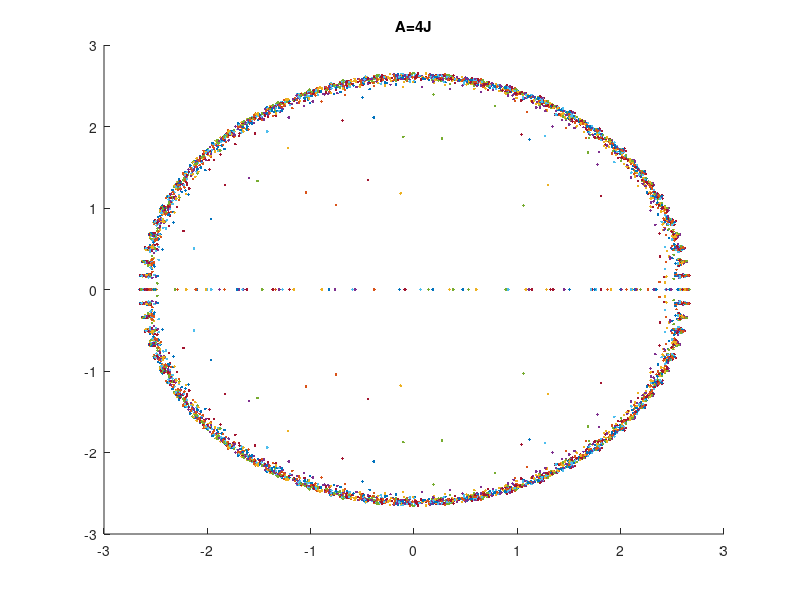
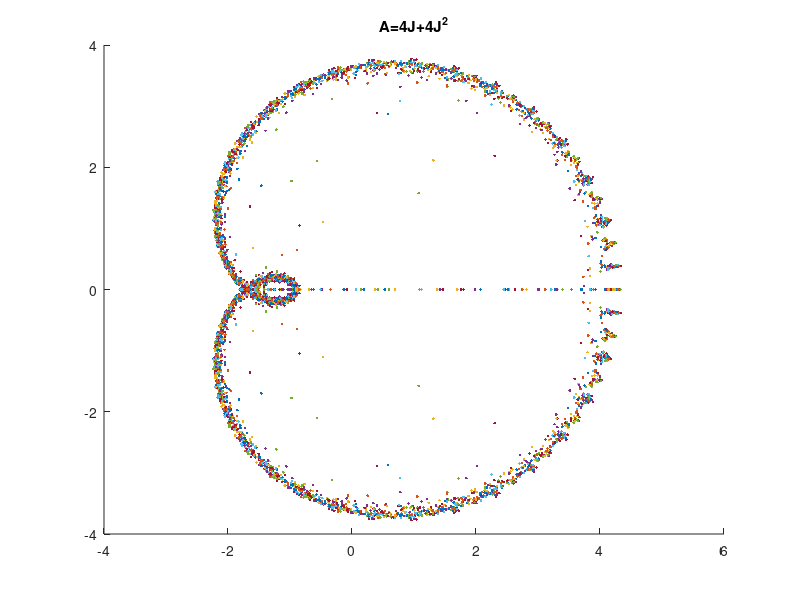
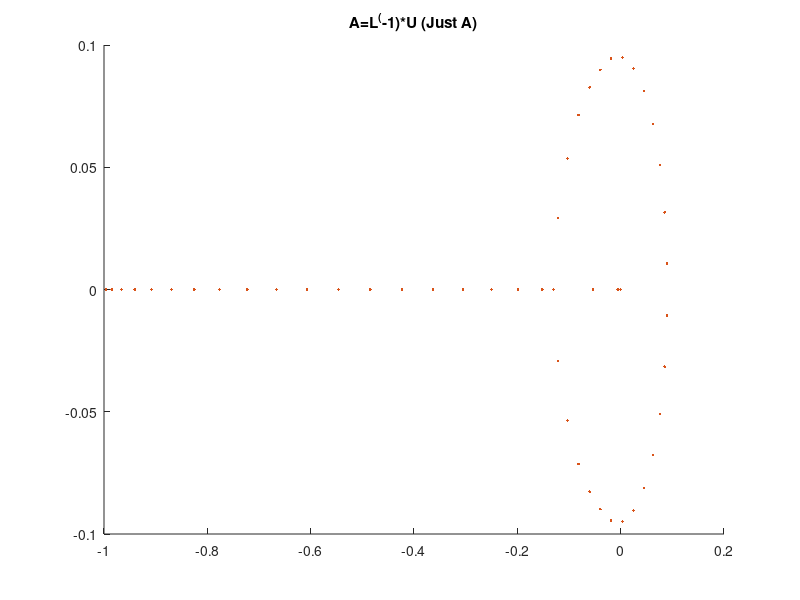
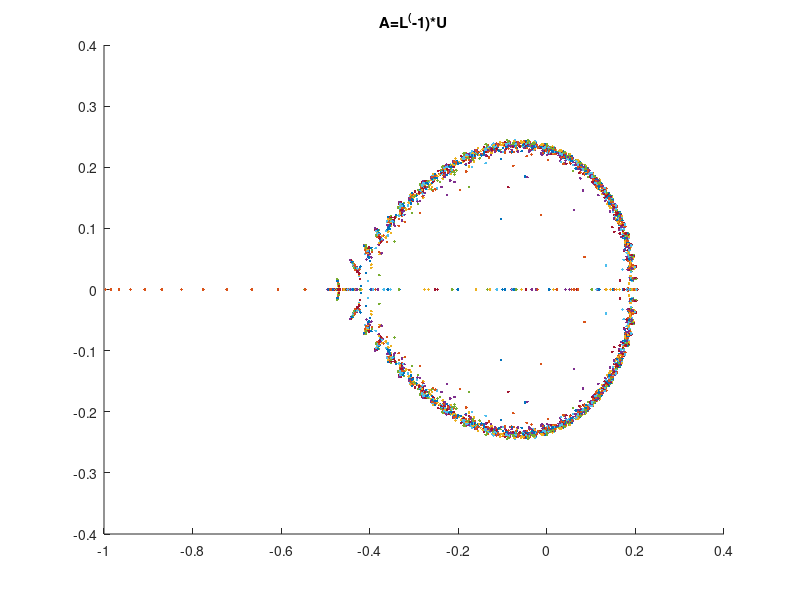

Source code (MATLAB) for these figures, in order:

for i=1:100
    %1a
    B = -1 + (1+1)*rand(50,50);
    %1b
    [Q,~] = qr(B);
    %1c
    Qarray(:,:,i) = Q;
    epsilon = 10^(-8);
    perturbations(:,:,i) = Q*epsilon;
end

%2a
J = diag(ones(1,49),1);

for i=1:100
    %2b
     A = 4*J;
     eig2B = eig(A);
     cond2B = cond(A);
     graphTwoB(:,:,i) = eig(A+perturbations(:,:,i));
end

for i=1:100
    %2c
     A = 4*J+4*J^2;
     eig2C = eig(A);
     cond2C = cond(A);
     graphTwoC(:,:,i) = eig(A+perturbations(:,:,i));
end

for i=1:100
    %3ab
     L1 = diag(ones(1,49),-1);
     L2 = -2*diag(ones(1,50));
     L = L1+L2;
     A = inv(L)*J;
     eig3B = eig(A);
     cond3B = cond(A);
     graphThreeB(:,:,i) = eig(A);
end

for i=1:100
    %3ac
     L1 = diag(ones(1,49),-1);
     L2 = -2*diag(ones(1,50));
     L = L1+L2;
     A = inv(L)*J;
     eig3C = eig(A);
     cond3C = cond(A);
     graphThreeC(:,:,i) = eig(A+perturbations(:,:,i));
end

for i=1:100
    %4a
    r = linspace(-2,2,50);
    p = poly(r);
    
    %4b
    A = compan(p);
    
    %4c
    eig4C = eig(A);
    cond4C = cond(A);
    graphFourC(:,:,i) = eig(A+perturbations(:,:,i));
end

%4d
M = 2*rand(50)-1;
[W,R] = qr(M);
B = W*diag(r)*W';

for i=1:10
eig4Da = eig(B);
eig4Db(:,:,i) = eig(B+perturbations(:,:,i));
eig4Dc(:,:,i) = eig(B+epsilon*(Qarray(:,:,i)+transpose(Qarray(:,:,i))));
disp(min(eig4Db(:,:,i)));
disp(max(eig4Db(:,:,i)));
disp(mean(eig4Db(:,:,i)));
end

% PLOTTING GRAPHS
figure(1);
for i=1:100
    hold on;
    plot(graphTwoB(:,:,i),'.');
    title('A=4J');
end
hold off;
figure(2);
for i=1:100
    hold on;
    plot(graphTwoC(:,:,i),'.');
    title('A=4J+4J^2');
end
hold off;
figure(3);
for i=1:100
    hold on;
    plot(graphThreeB(:,:,i),'.');
    title('A=L^(-1)*U (Just A)');
end
hold off;
figure(4);
for i=1:100
    hold on;
    plot(graphThreeC(:,:,i),'.');
    title('A=L^(-1)*U');
end
hold off;
figure(5);
for i=1:100
    hold on;
    plot(graphFourC(:,:,i),'.');
    title('A=compan');
end
